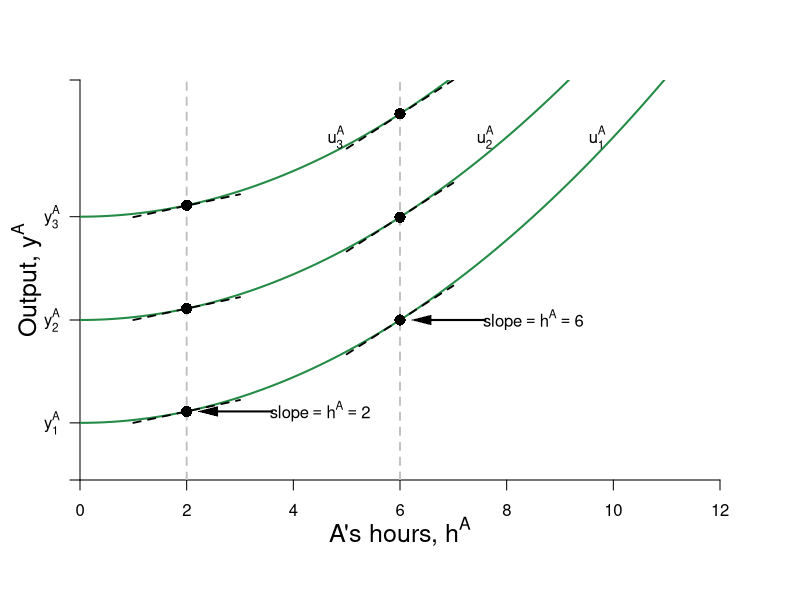

This figure's R source:
require(shape)
pdf(file = "coordination_failures/coord_indiff_ya/coord_indiff_ya.pdf", width = 9, height = 7)

#Set parameters for graphics
axislabelsize <- 1.5
graphlinewidth <- 2
segmentlinewidth <- 1.8

COL <- c("#7fc97f", "#beaed4", "#fdc086", "#ffff99", "#386cb0", "#f0027f", "#bf5b17", "#666666")
COLA <- c("#99d8c9","#66c2a4","#41ae76", "#238b45", "#005824")
COLB <- c("#4eb3d3", "#2b8cbe", "#0868ac","#084081")

par(mar =  c(6, 4, 4, 4))

indiffA <- function(ea, uA = 46.08) {
  uA + (1/2)*(ea)^2
}

mrsA <- function(ea){
  ea
}

slopeline <- function(ea, yint = 0.5, slope = 2){
  yint + slope*ea
}


xlims <- c(0, 12)
ylims <- c(0, 70)

npts <- 501 
x <- seq(xlims[1], xlims[2], length.out = npts)
y <- seq(ylims[1], ylims[2], length.out = npts) 
a <- c(12, 46.08, 90)

#B's value when at A's bliss point
#0.35*log(5.88) + 0.35*log(8.88) + 0.5*log(10 - 5.88) + 0.5*log(15 - 8.88) 

#B's bliss point x = 4.11765; y = 6.17647
#A's value when at A's bliss point
#0.5*log(4.11765) + 0.5*log(6.17647) + 0.35*log(10 - 4.11765) + 0.35*log(15 - 6.17647) 


plot(0, 0, xlim = xlims, ylim = ylims, type = "n",
     xlab = expression(paste("")),
     ylab = expression(paste("")), 
     xaxt = "n", 
     yaxt = "n", 
     cex.lab = axislabelsize, 
     bty = "n",
     xaxs="i", 
     yaxs="i")

# ticksy <- seq(from = 0, to = ylims[2], by = 2)
# ylabels <- seq(from = 0, to = ylims[2], by = 2)
ticksx <- seq(from = 0, to = xlims[2], by = 2)
xlabels <- seq(from = 0, to = xlims[2], by = 2)
ticksy <- c(0, 10, 28, 46.08, 70)
ylabels <- c(NA, expression(paste(y[1]^A)), expression(paste(y[2]^A)), expression(paste(y[3]^A)), NA)
# ticksx <- c(0, 6.9, 12, 9.6, 16, 24, 26)
# xlabels <- c(NA, expression(paste(e^A,"*")), expression(paste(1/2*beta)), expression(paste(e^{AN})), expression(paste(alpha)), expression(paste(1/beta)), NA)

axis(1, at = ticksx, pos = 0, labels = xlabels)
axis(2, at = ticksy, pos = 0, labels = ylabels, las = 1)

npts <- 500 
xx1 <- seq(xlims[1], xlims[2], length.out = npts)

lines(xx1, indiffA(xx1, uA = 10), col = COLA[4], lwd = graphlinewidth)
lines(xx1, indiffA(xx1, uA = 28), col = COLA[4], lwd = graphlinewidth)
lines(xx1, indiffA(xx1, uA = 46.08), col = COLA[4], lwd = graphlinewidth)
# lines(xx1, brfB(xx1, alpha = 16, beta = 1/24), col = COLB[4], lwd = graphlinewidth)
# lines(xx1, brfPEA(xx1, alpha = 16, beta = 1/24), col = COLA[4], lwd = graphlinewidth)
# lines(xx1, brfPEB(xx1, alpha = 16, beta = 1/24), col = COLB[4], lwd = graphlinewidth)

# contour(x, y, 
#         outer(x, y, uA),
#         #labels = c("v1", "v2", "v3"),
#         drawlabels = FALSE,
#         col = COLA[3],
#         #xlab = expression(paste("A's Apples, ", x)),
#         #ylab = expression(paste("A's Oranges, ", y)),
#         #cex.lab = axislabelsize,
#         lwd = graphlinewidth,
#         levels = a, 
#         xaxs="i", 
#         yaxs="i", 
#         add = TRUE)


segments(2, 0, 2, ylims[2], lty = 2, col = "gray" , lwd = segmentlinewidth)
segments(6, 0, 6, ylims[2], lty = 2, col = "gray" , lwd = segmentlinewidth)


mtext(expression(paste("A's hours, ", h^A)), side=1, line = 2.5, cex = axislabelsize)
text(-1, 35, expression(paste("Output, ", y^A)), xpd = TRUE, cex = axislabelsize, srt = 90)
#
text(4.5, 12, expression(paste("slope", phantom()==h^A, phantom() == 2)))
Arrows(3.6, 12, 2.4, 12, col = "black", lty = 1, lwd = 2, arr.type = "triangle", arr.lwd = 0.5)
#
text(8.5, 28, expression(paste("slope", phantom()==h^A, phantom() == 6)))
Arrows(7.6, 28, 6.4, 28, col = "black", lty = 1, lwd = 2, arr.type = "triangle", arr.lwd = 0.5)

#Label the iso-welfare functions for the HG, Aisha
text(9.7, 60, expression(u[1]^A))
text(7.6, 60, expression(u[2]^A))
text(4.8, 60, expression(u[3]^A))




lowint <- c(8, 26, 44)

slopex1 <- seq(1,3,length.out = 200)
lines(slopex1, slopeline(slopex1, yint = lowint[1], slope = mrsA(ea = 2)), col = "black", lty = 2, lwd = segmentlinewidth)
lines(slopex1, slopeline(slopex1, yint = lowint[2], slope = mrsA(ea = 2)), col = "black", lty = 2, lwd = segmentlinewidth)
lines(slopex1, slopeline(slopex1, yint = lowint[3], slope = mrsA(ea = 2)), col = "black", lty = 2, lwd = segmentlinewidth)

highint <- c(-8, 10, 28)
slopex2 <- seq(5,7,length.out = 200)
lines(slopex2, slopeline(slopex2, yint = highint[1], slope = mrsA(ea = 6)), col = "black", lty = 2, lwd = segmentlinewidth)
lines(slopex2, slopeline(slopex2, yint = highint[2], slope = mrsA(ea = 6)), col = "black", lty = 2, lwd = segmentlinewidth)
lines(slopex2, slopeline(slopex2, yint = highint[3], slope = mrsA(ea = 6)), col = "black", lty = 2, lwd = segmentlinewidth)


firstpointsx <- c(2, 2, 2)
firstpointsy <- c(indiffA(ea = firstpointsx[1], uA = 10), indiffA(ea = firstpointsx[2], uA = 28), indiffA(ea = firstpointsx[3], uA = 46.08))
points(firstpointsx, firstpointsy, pch = 16, col = "black", cex = 1.5)

secondpointsx <- c(6, 6, 6)
secondpointsy <- c(indiffA(ea = 6, uA = 10), indiffA(ea = 6, uA = 28), indiffA(ea = 6, uA = 46.08))
points(secondpointsx, secondpointsy, pch = 16, col = "black", cex = 1.5)


dev.off()
